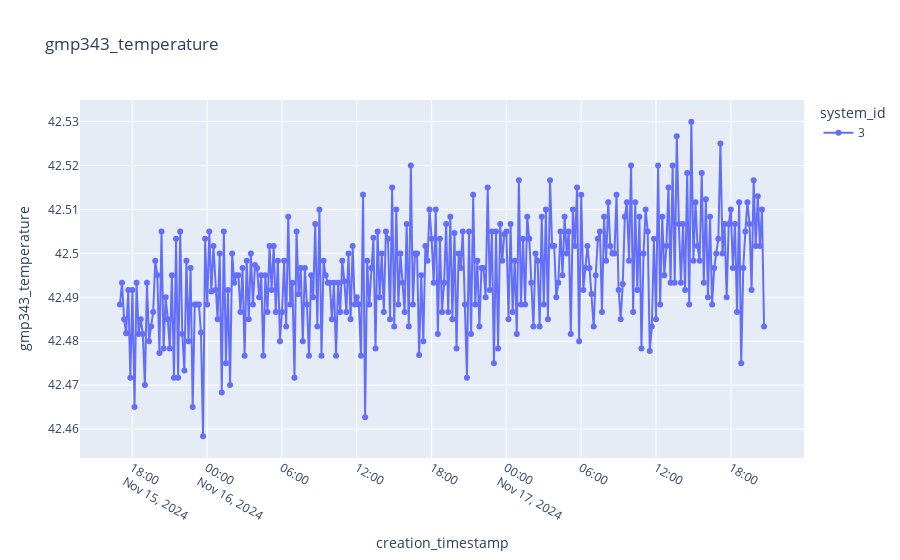

Notebook cell for this chart:
### Code cell
plot_sensor_measurement(df,sensor_id,col_name="gmp343_temperature",filter='1m')

### Figure 1 — Plotly figure (JSON) as saved in the notebook; plotly's stock layout.template omitted (floating-point values rounded to 4 significant figures; data arrays with more than 128 entries replaced by an {"elided": "..."} marker saying what was removed)
{"data": [{"hovertemplate": "system_id=3<br>creation_timestamp=%{x}<br>gmp343_temperature=%{y}<extra></extra>", "legendgroup": "3", "line": {"color": "#636efa", "dash": "solid"}, "marker": {"symbol": "circle"}, "mode": "lines+markers", "name": "3", "orientation": "v", "showlegend": true, "type": "scatter", "x": {"elided": "311 str values"}, "xaxis": "x", "y": {"elided": "311 float values"}, "yaxis": "y"}], "layout": {"legend": {"title": {"text": "system_id"}, "tracegroupgap": 0}, "title": {"text": "gmp343_temperature"}, "xaxis": {"anchor": "y", "domain": [0, 1], "title": {"text": "creation_timestamp"}}, "yaxis": {"anchor": "x", "domain": [0, 1], "title": {"text": "gmp343_temperature"}}}}
